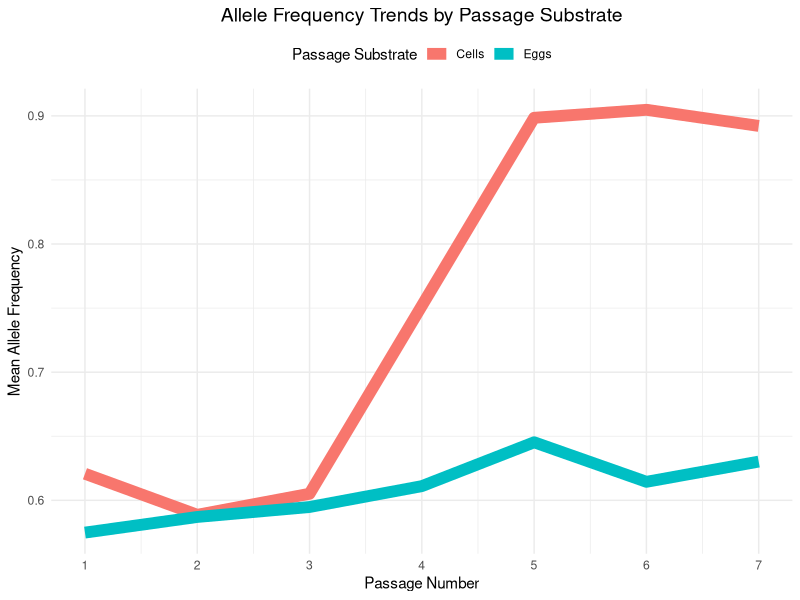
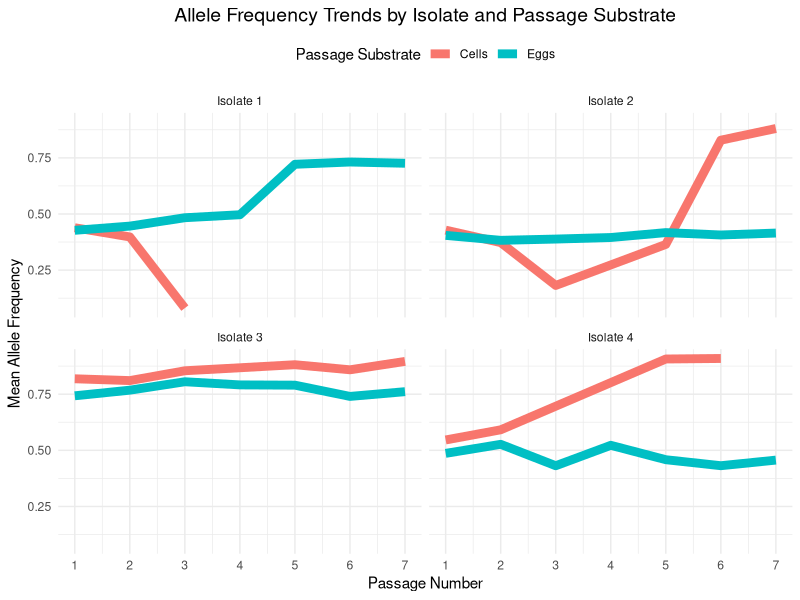
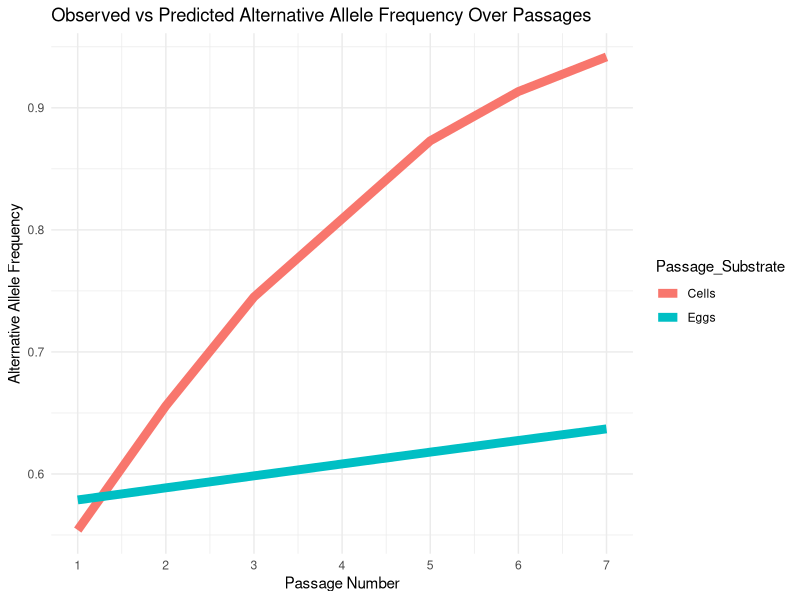
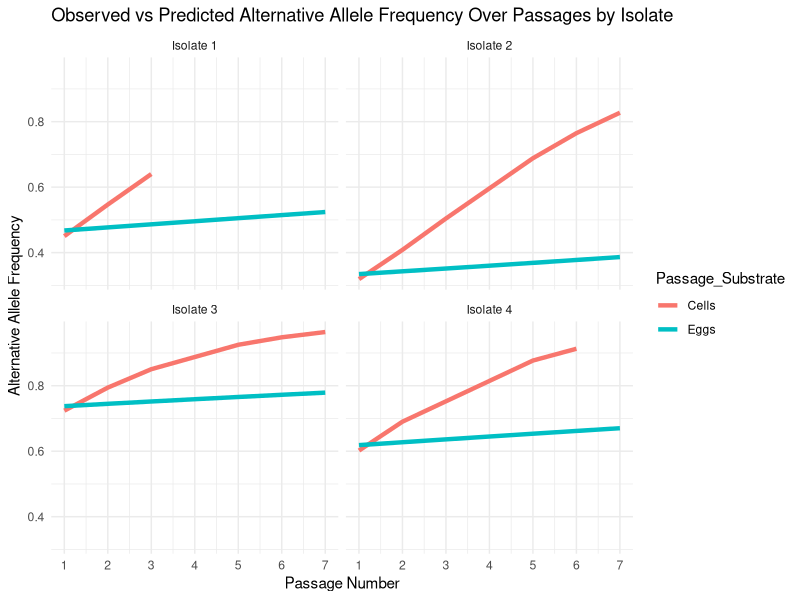
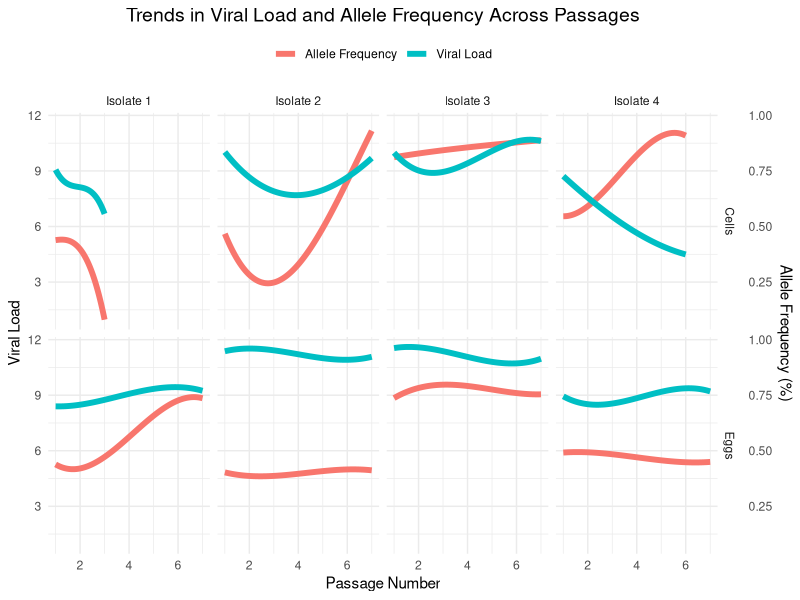

The R source for these figures, in order:
## ---- chunk 1
library(readxl)
library(ggplot2)
library(kableExtra)
library(dplyr)
library(tidyr)
library(kableExtra)
library(lme4)
library(emmeans)
library(purrr)
## ---- chunk 2
Data_Frame_Allele_Frequency <- read_excel("Data_Frame_Allele_Frequency.xlsx", sheet = "Table")
## ---- chunk 3
Data_Frame_Allele_Frequency$success <- Data_Frame_Allele_Frequency$`%AF` # This assigns the values from the %AF column (which represents the proportion of the alternative allele) to a new column called success.Since %AF represents proportions, each entry in success is also a proportion (a decimal between 0 and 1) rather than an integer count.
Data_Frame_Allele_Frequency$total <- 1  # Total column creation. Since %AF is a proportion, total is set to 1 to represent it as a proportion out of 1.
## ---- chunk 4
results_trend_test <- Data_Frame_Allele_Frequency %>%
  group_by(Position_Genome, `Passage_Substrate`, `Isolate_ID`) %>% # This groups the data by Position_Genome, Passage_Substrate, and Isolate_ID. Each unique combination is treated as an individual group for analysis.
  summarise( # Creates a summary for each group considering what is below
    test_result = list(
      prop.trend.test(success * 100, rep(100, length(success)), score = `Passage_Number`)
    )
  )
results_trend_test # This table is huge. I need to obtain the important information out of it.
## ---- chunk 5
results_trend_test_summary <- results_trend_test %>%
  mutate(
    p_value = sapply(test_result, function(x) x$p.value),
    statistic = sapply(test_result, function(x) x$statistic)
  )
results_trend_test_summary # Now the 2 new columns are included. Still a huge table but now I can filter the important results.
## ---- chunk 6
results_trend_test_significant <- results_trend_test_summary %>%
  filter(p_value <= 0.05)
results_trend_test_significant # Now I have just the 25 significant positions where a trend is present. 
## ---- chunk 7
results_trend_test_significant$Significant_Trend <- ifelse(results_trend_test_significant$p_value <= 0.05, "Yes", "No")
## ---- chunk 8
results_trend_test_significant_clean <- results_trend_test_significant %>%
  select(-test_result)
## ---- chunk 9
results_trend_test_significant_clean <- results_trend_test_significant_clean %>%
  arrange(Position_Genome)
## ---- chunk 10
results_trend_test_significant_clean %>%
  kable("html", caption = "Trend Test Results for Significant Positions", align = "c") %>%
  kable_styling(bootstrap_options = c("striped", "hover", "condensed"), full_width = F) %>%
  row_spec(
    which(results_trend_test_significant_clean$`Passage_Substrate` == "Cells"), 
    background = "#D9EAD3"  # Light green for Cells
  ) %>%
  row_spec(
    which(results_trend_test_significant_clean$`Passage_Substrate` == "Eggs"), 
    background = "#F9CB9C"  # Light orange for Eggs
  )
## ---- chunk 11
trend_plot_data <- Data_Frame_Allele_Frequency %>%
  group_by(Passage_Substrate, Passage_Number) %>%
  summarise(
    mean_AF = mean(`%AF`, na.rm = TRUE),
    sd_AF = sd(`%AF`, na.rm = TRUE),
    .groups = "drop"
  )
## ---- chunk 12
ggplot(trend_plot_data, aes(x = Passage_Number, y = mean_AF, color = Passage_Substrate, group = Passage_Substrate)) +
  geom_line(linewidth = 4) +
  labs(
    title = "Allele Frequency Trends by Passage Substrate",
    x = "Passage Number",
    y = "Mean Allele Frequency",
    color = "Passage Substrate"
  ) +
  scale_x_continuous(breaks = 1:7) +
  theme_minimal() +
  theme(
    plot.title = element_text(hjust = 0.5, size = 14),
    legend.position = "top"
  )
## ---- chunk 13
results_trend_test_by_Isolate <- Data_Frame_Allele_Frequency %>%
  group_by(Position_Genome, Passage_Substrate, Isolate_ID) %>%
  summarise(
    test_result = list(
      prop.trend.test(success * 100, rep(100, length(success)), score = Passage_Number)
    ),
    .groups = "drop"
  )
## ---- chunk 14
results_summary_by_Isolate <- results_trend_test_by_Isolate %>%
  mutate(
    p_value = map_dbl(test_result, ~ .x$p.value),
    statistic = map_dbl(test_result, ~ .x$statistic)
  )
## ---- chunk 15
results_trend_test_significant_by_Isolate <- results_summary_by_Isolate %>%
  filter(p_value <= 0.05)
## ---- chunk 16
trend_plot_data_by_Isolate <- Data_Frame_Allele_Frequency %>%
  group_by(Isolate_ID, Passage_Substrate, Passage_Number) %>%
  summarise(
    mean_AF = mean(`%AF`, na.rm = TRUE),
    sd_AF = sd(`%AF`, na.rm = TRUE),
    .groups = "drop"
  )
## ---- chunk 17
ggplot(trend_plot_data_by_Isolate, aes(x = Passage_Number, y = mean_AF, color = Passage_Substrate, group = Passage_Substrate)) +
  geom_line(size = 3) +
  facet_wrap(~Isolate_ID) +
  labs(
    title = "Allele Frequency Trends by Isolate and Passage Substrate",
    x = "Passage Number",
    y = "Mean Allele Frequency",
    color = "Passage Substrate"
  ) +
  scale_x_continuous(breaks = 1:7) +
  theme_minimal() +
  theme(
    plot.title = element_text(hjust = 0.5, size = 14),
    legend.position = "top"
  )
## ---- chunk 18
Data_Frame_Allele_Frequency$success <- Data_Frame_Allele_Frequency$`%AF`  # Proportion of alternative allele
Data_Frame_Allele_Frequency$failure <- 1 - Data_Frame_Allele_Frequency$success  # Proportion of reference allele
## ---- chunk 19
Data_Frame_Allele_Frequency$`Passage_Substrate` <- as.factor(Data_Frame_Allele_Frequency$`Passage_Substrate`)
## ---- chunk 20
logistic_model <- glm(cbind(success, failure) ~ `Passage_Number` * `Passage_Substrate`, 
                      data = Data_Frame_Allele_Frequency, 
                      family = quasibinomial)

summary(logistic_model) # View summary of the quasibinomial model. The summary(logistic_model) output will show me the coefficients for "Passage Number" and "Passage Substrate" as well as their interaction.
## ---- chunk 21
tidy_logistic_model <- broom::tidy(logistic_model)
## ---- chunk 22
tidy_logistic_model <- tidy_logistic_model %>%
  mutate(Significance = case_when(
    p.value < 0.001 ~ "***",
    p.value < 0.01 ~ "**",
    p.value < 0.05 ~ "*",
    TRUE ~ ""
  ))
## ---- chunk 23
tidy_logistic_model <- tidy_logistic_model %>%
  mutate(Interpretation = case_when(
    term == "(Intercept)" ~ "Baseline log-odds of success (%AF) in cells at passage 0. Significant at p<0.05",
    term == "Passage_Number" ~ "Passage number has a significant positive effect. For each additional passage, the odds of success (alternative allele presence) increase by about 43%.",
    term == "Passage_SubstrateEggs" ~ "Switching from Cells to Eggs significantly increases the odds of success by approximately 62.8% (exp(0.48751)).",
    term == "Passage_Number:Passage_SubstrateEggs" ~ "The interaction term is significant. The positive effect of passage number on success is weaker in eggs compared to cells.",
    TRUE ~ "N/A"
  ))
## ---- chunk 24
tidy_logistic_model %>%
  select(term, estimate, std.error, statistic, p.value, Significance, Interpretation) %>%
  kable("html", caption = "Logistic Regression Model Coefficients with Interpretation", align = "c") %>%
  kable_styling(bootstrap_options = c("striped", "hover", "condensed"), full_width = F)
## ---- chunk 25
Data_Frame_Allele_Frequency$predicted_AF <- predict(logistic_model, type = "response")
Data_Frame_Allele_Frequency$successAF <- as.integer(round(100*Data_Frame_Allele_Frequency$Allele_Frequency, 0))
Data_Frame_Allele_Frequency$trialsAF <- 100
## ---- chunk 26
ggplot(Data_Frame_Allele_Frequency, aes(x = `Passage_Number`, y = success, color = `Passage_Substrate`)) +
  geom_line(aes(y = predicted_AF), size = 3) +  # Increased line thickness
  scale_x_continuous(breaks = seq(min(Data_Frame_Allele_Frequency$Passage_Number), 
                                  max(Data_Frame_Allele_Frequency$Passage_Number), by = 1)) +  # X-axis with steps of 1
  labs(title = "Observed vs Predicted Alternative Allele Frequency Over Passages",  # Add a title
       y = "Alternative Allele Frequency", 
       x = "Passage Number") +
  theme_minimal()
## ---- chunk 27
get_logistic_results <- function(data) {
  glm(cbind(success, total - success) ~ `Passage_Number`, data = data, family = quasibinomial)
}
## ---- chunk 28
cells_data <- Data_Frame_Allele_Frequency %>%
  filter(`Passage_Substrate` == "Cells")
eggs_data <- Data_Frame_Allele_Frequency %>%
  filter(`Passage_Substrate` == "Eggs")
## ---- chunk 29
cells_results <- get_logistic_results(cells_data)
eggs_results <- get_logistic_results(eggs_data)
## ---- chunk 30
summary(cells_results)
summary(eggs_results)
## ---- chunk 31
Data_Frame_Allele_Frequency <- Data_Frame_Allele_Frequency %>%
  mutate(success_counts = round(success * 100),  # Convert success to integer counts
         failure_counts = round(failure * 100))  # Convert failure to integer counts
## ---- chunk 32
glmm_model_by_Isolate <- glmer(
  cbind(success_counts, failure_counts) ~ `Passage_Number` * `Passage_Substrate` + (1 | Isolate_ID),
  data = Data_Frame_Allele_Frequency,
  family = binomial(link = "logit")
)

summary(glmm_model_by_Isolate) # View the summary of the GLMM model
## ---- chunk 33
Data_Frame_Allele_Frequency$predicted_AF_by_Isolate <- predict(glmm_model_by_Isolate, type = "response")
## ---- chunk 34
ggplot(Data_Frame_Allele_Frequency, aes(x = `Passage_Number`, y = success, color = `Passage_Substrate`)) +
  geom_line(aes(y = predicted_AF_by_Isolate), size = 1.5) +  # Predicted trends
  facet_wrap(~Isolate_ID) +  # Create separate panels for each isolate
  scale_x_continuous(breaks = seq(min(Data_Frame_Allele_Frequency$Passage_Number), 
                                  max(Data_Frame_Allele_Frequency$Passage_Number), by = 1)) +  # X-axis for all passages
  labs(title = "Observed vs Predicted Alternative Allele Frequency Over Passages by Isolate",
       y = "Alternative Allele Frequency",
       x = "Passage Number") +
  theme_minimal()
## ---- chunk 35
viral_linear_mixed_model <- lmer(Viral_Load_SQ ~ `Passage_Number` * `%AF` * `Passage_Substrate` + 
                      (1 | Isolate_ID), data = Data_Frame_Allele_Frequency)

summary(viral_linear_mixed_model) # Summary of the linear mixed model
## ---- chunk 36
posthoc_results <- emmeans(viral_linear_mixed_model, ~ Passage_Number | `%AF` * `Passage_Substrate`)

summary(posthoc_results) # Summary of the post hoc analysis
## ---- chunk 37
Data_Frame_Allele_Frequency_long <- Data_Frame_Allele_Frequency %>%
  pivot_longer(
    cols = c(Viral_Load_SQ, Allele_Frequency),
    names_to = "Variable",
    values_to = "Value"
  ) %>%
  mutate(
    Value = ifelse(Variable == "Allele_Frequency", Value * 12, Value),
    Variable = recode(Variable, "Viral_Load_SQ" = "Viral Load", "Allele_Frequency" = "Allele Frequency")
  )
## ---- chunk 38
ggplot(Data_Frame_Allele_Frequency_long, aes(x = `Passage_Number`, y = Value, color = Variable)) +
  geom_smooth(aes(group = Variable), size = 2, method = "lm", formula = y ~ splines::bs(x, 3), se = F) +
  scale_y_continuous(
    name = "Viral Load",
    sec.axis = sec_axis(~ . * (1 / 12), name = "Allele Frequency (%)")
  ) +
  facet_grid(Passage_Substrate ~ Isolate_ID) +
  labs(
    title = "Trends in Viral Load and Allele Frequency Across Passages",
    x = "Passage Number"
  ) +
  theme_minimal() +
  theme(
    plot.title = element_text(hjust = 0.5, size = 14),
    legend.title = element_blank(),  # Removes the legend title
    legend.position = "top"
  )
